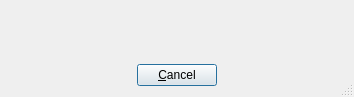
<ui version="4.0" >
 <class>SpellFindBase</class>
 <widget class="QDialog" name="SpellFindBase" >
  <property name="geometry" >
   <rect>
    <x>0</x>
    <y>0</y>
    <width>354</width>
    <height>97</height>
   </rect>
  </property>
  <property name="windowTitle" >
   <string>Find ASpell</string>
  </property>
  <property name="sizeGripEnabled" >
   <bool>true</bool>
  </property>
  <layout class="QGridLayout" >
   <property name="margin" >
    <number>11</number>
   </property>
   <property name="spacing" >
    <number>6</number>
   </property>
   <item row="0" column="0" colspan="3" >
    <widget class="QLabel" name="lblPath" >
     <property name="sizePolicy" >
      <sizepolicy>
       <hsizetype>1</hsizetype>
       <vsizetype>7</vsizetype>
       <horstretch>0</horstretch>
       <verstretch>0</verstretch>
      </sizepolicy>
     </property>
     <property name="text" >
      <string/>
     </property>
     <property name="wordWrap" >
      <bool>false</bool>
     </property>
    </widget>
   </item>
   <item row="1" column="1" >
    <widget class="QPushButton" name="btnCancel" >
     <property name="text" >
      <string>&amp;Cancel</string>
     </property>
    </widget>
   </item>
   <item row="1" column="0" >
    <spacer>
     <property name="orientation" >
      <enum>Qt::Horizontal</enum>
     </property>
     <property name="sizeType" >
      <enum>QSizePolicy::Expanding</enum>
     </property>
     <property name="sizeHint" >
      <size>
       <width>20</width>
       <height>20</height>
      </size>
     </property>
    </spacer>
   </item>
   <item row="1" column="2" >
    <spacer>
     <property name="orientation" >
      <enum>Qt::Horizontal</enum>
     </property>
     <property name="sizeType" >
      <enum>QSizePolicy::Expanding</enum>
     </property>
     <property name="sizeHint" >
      <size>
       <width>20</width>
       <height>20</height>
      </size>
     </property>
    </spacer>
   </item>
  </layout>
 </widget>
 <pixmapfunction>qPixmapFromMimeSource</pixmapfunction>
 <resources/>
 <connections/>
</ui>
